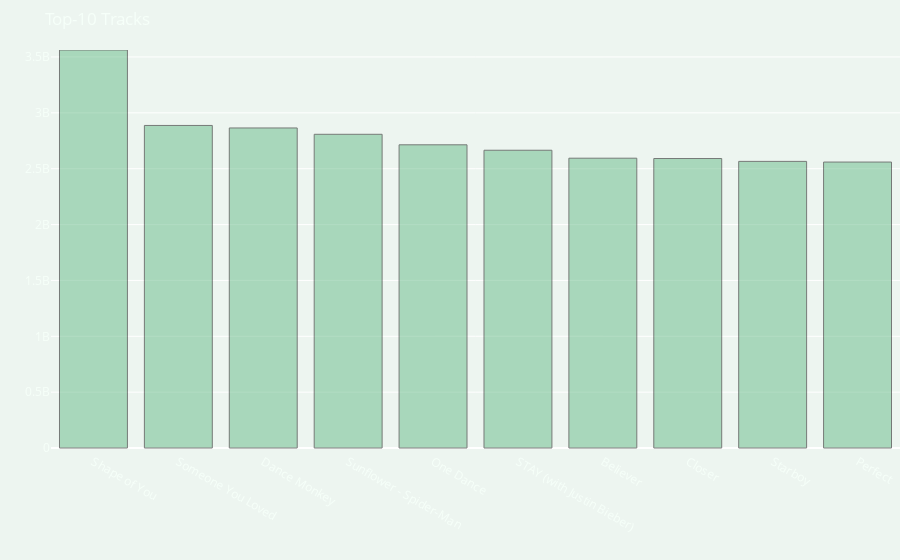

This figure's notebook cell:
### Code cell
fig = px.bar(ranked_songs, x='track_name', y='streams', opacity=0.5, color_discrete_sequence=['#65BA87'])

fig.update_layout(title={'text': 'Top-10 Tracks', 'font': {'color': '#F6FFF9'}})

fig.update_layout(plot_bgcolor='rgba(0, 0, 0, 0)', paper_bgcolor='rgba(82,154,111,0.1)')

fig.update_traces(marker_line_color='black', marker_line_width=1)

fig.update_layout(
    yaxis=dict(
        tickfont=dict(color='#F6FFF9'),  # Color of x-axis labels
        title=dict(text=''),  # Color of x-axis title
        range=[-1 * ranked_songs['streams'].max() * 0.01, ranked_songs['streams'].max()]  # Expand the range to include negative values
    ),
    xaxis=dict(
        tickfont=dict(color='#F6FFF9'),  # Color of y-axis labels
        title=dict(text=''),  # Color of y-axis title
    ),
    margin=dict(t=50, b=0, l=0, r=0)  # Adjust layout margins to remove blank space
)

fig.show()

### Figure 1 — Plotly figure (JSON) as saved in the notebook; plotly's stock layout.template omitted (floating-point values rounded to 4 significant figures)
{"data": [{"alignmentgroup": "True", "hovertemplate": "track_name=%{x}<br>streams=%{y}<extra></extra>", "legendgroup": "", "marker": {"color": "#65BA87", "line": {"color": "black", "width": 1}, "opacity": 0.5, "pattern": {"shape": ""}}, "name": "", "offsetgroup": "", "orientation": "v", "showlegend": false, "textposition": "auto", "type": "bar", "x": ["Shape of You", "Someone You Loved", "Dance Monkey", "Sunflower - Spider-Man", "One Dance", "STAY (with Justin Bieber)", "Believer", "Closer", "Starboy", "Perfect"], "xaxis": "x", "y": [3562543890, 2887241814, 2864791672, 2808096550, 2713922350, 2665343922, 2594040133, 2591224264, 2565529693, 2559529074], "yaxis": "y"}], "layout": {"barmode": "relative", "legend": {"tracegroupgap": 0}, "margin": {"b": 0, "l": 0, "r": 0, "t": 50}, "paper_bgcolor": "rgba(82,154,111,0.1)", "plot_bgcolor": "rgba(0, 0, 0, 0)", "title": {"font": {"color": "#F6FFF9"}, "text": "Top-10 Tracks"}, "xaxis": {"anchor": "y", "domain": [0, 1], "tickfont": {"color": "#F6FFF9"}, "title": {"text": ""}}, "yaxis": {"anchor": "x", "domain": [0, 1], "range": [-35630000.0, 3562543890], "tickfont": {"color": "#F6FFF9"}, "title": {"text": ""}}}}
